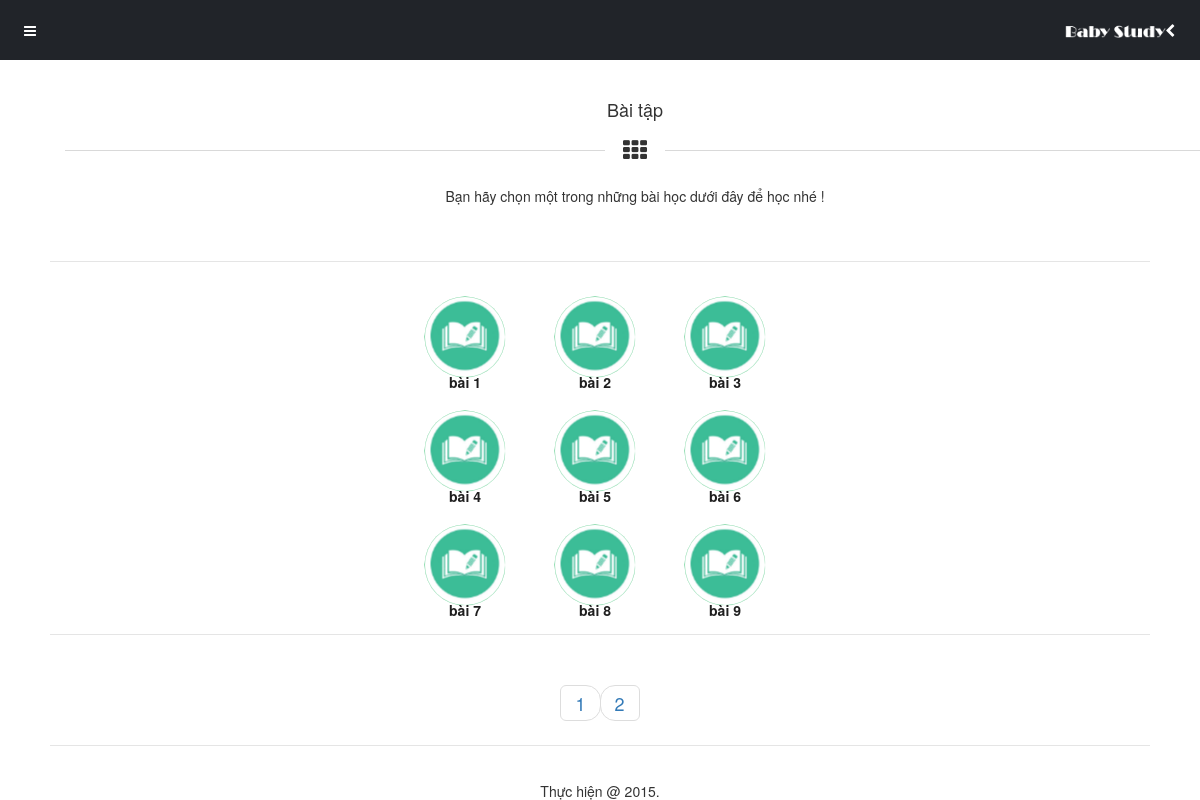
Before: /Source-code/danhsachbaitap.php (signed in) with the older database file.
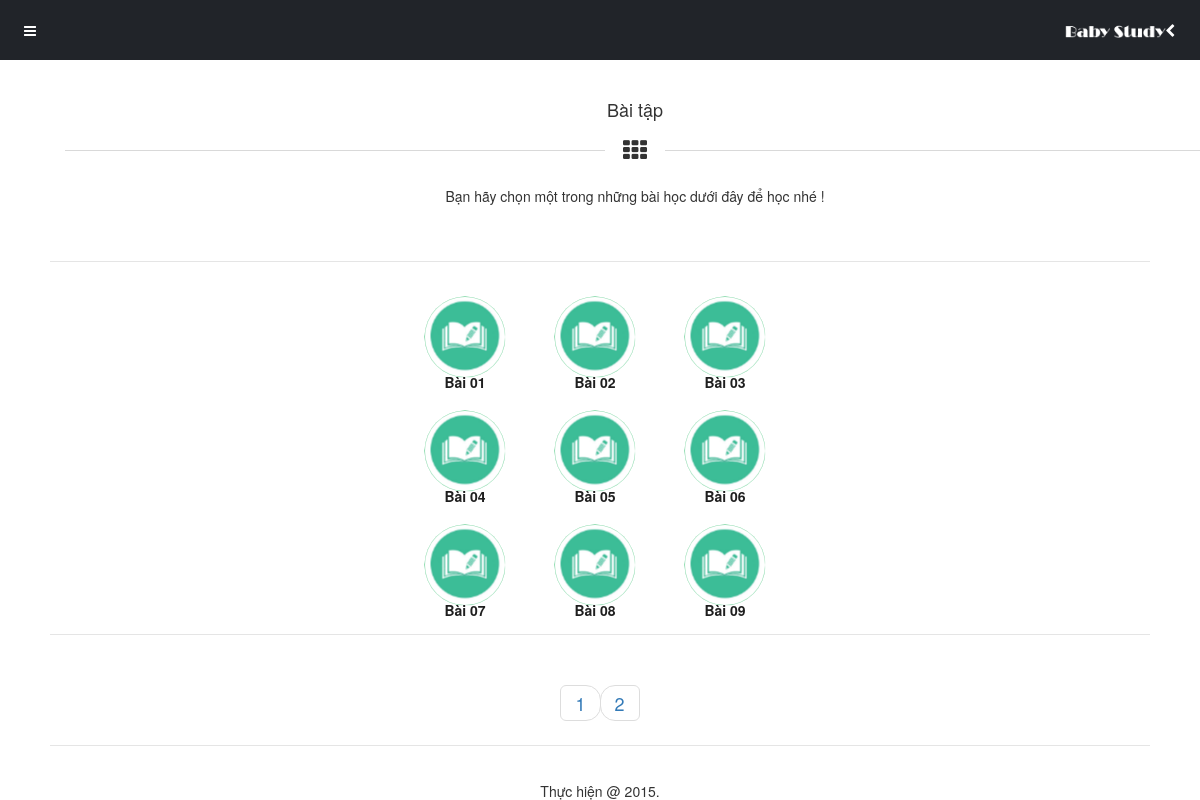
After: the same page with the newer database file.
### tables this page shows
CREATE TABLE IF NOT EXISTS `baitap` (
  `bt_ID` int(11) NOT NULL AUTO_INCREMENT,
  `bt_TieuDe` varchar(150) DEFAULT NULL,
  `bt_NgayTao` datetime DEFAULT NULL,
  PRIMARY KEY (`bt_ID`)
);

### Source-code/dataconfig/dataprovider.php (called while the page is built, shortened)
<?php
class DataProvider
{
  public static function GetRows($sql)
  {
	$connection = mysqli_connect(HOSTNAME,USERNAME,PASSWORD,DATABASE) or
      	die ("couldn't connect to localhost");
    mysqli_query($connection,"set names 'utf8'");
    $returnresult = null;
    $result = mysqli_query($connection,$sql);
	$i = 0;
	while ($row = mysqli_fetch_array($result))
	{
		$returnresult[$i++] = $row;
	}
    return $returnresult;
	}
	public static function NumRows($sql)
	{
		$connection = mysqli_connect(HOSTNAME,USERNAME,PASSWORD,DATABASE) or
      	die ("couldn't connect to localhost");
    mysqli_query($connection,"set names 'utf8'");
    $result = mysqli_query($connection,$sql);
	$row = mysqli_fetch_row($result);
    return $row[0];
	}
}
?>

### Source-code/include/inc-dsbaitap.php (the view, shortened to what this page needs)
            <div class="content">
            <div class="header-clear-large"></div>
                <div class="container heading-style-5">
                    <h4 class="heading-title">Bài tập</h4>
                    <i class="fa fa-th heading-icon"></i>
                    <p class="heading-subtitle">
                        Bạn hãy chọn một trong những bài học dưới đây để học nhé !
                    </p>
                </div>
                <div class="decoration"></div>
                <div class="thumbnail-menu">
					<?php
						include_once("dataconfig/dataprovider.php");
						if(!isset($_GET['page']))
						{
							$page = 1;
						}
						else
						{
							$page = $_GET['page'];
						}
						$max_results = 9;
						$from = (($page * $max_results) - $max_results);
						$sql = "SELECT bt_ID, bt_TieuDe FROM baitap LIMIT $from, $max_results";
						$result = DataProvider::GetRows($sql);
						if($result != null)
						{
							foreach ($result as $value) {
								?>
								<a href="baitap.php?bt=<?php echo $value['bt_ID']; ?>&td=<?php echo $value['bt_TieuDe']; ?>">
									<i class="bg-green-dark bg-hover-green-dark fa border-radius-img">
										<img class="img-responsive img-circle" src="images/pictures/sachbaitap.png">
									</i>
									<em style="position: absolute; top: 85%; left: 0; width: 100%; font-weight: bold;">
										<?php echo $value['bt_TieuDe'];?>
									</em>
								</a>
								<?php
							}
						}
					?>
                </div>
                <div class="decoration">
                </div>
				<div class="col-md-12 text-center">
<ul class="pagination pagination-lg pager" ><?php
$total_results = DataProvider::NumRows("SELECT COUNT(*) as Num FROM baitap");
$total_pages = ceil($total_results / $max_results);
for($i = 1; $i <= $total_pages; $i++){
?>
<?php
if($i == $_GET['page'])
{
	?>
								<li class="active">
								<a href="<?php echo $_SERVER['PHP_SELF']; ?>?page=<?php echo $i; ?>" class="page_link active">
									<?php echo $i; ?>
								</a>
								</li>
								<?php
}
else{
	?>
	<li class="">
	<a href="<?php echo $_SERVER['PHP_SELF']; ?>?page=<?php echo $i; ?>" class="">
									<?php echo $i; ?>
								</a>
								</li>
	<?php
}
?>
<?php
}
?>
</ul>
</div>
                <div class="decoration"></div>
                <?php
				include_once("include/inc-footer.php");
			?>
            </div>

Changed rows visible on the page:
removed baitap: bt_TieuDe "bài 1"
changed baitap: bt_TieuDe "bài 2" → "Bài 01"
changed baitap: bt_TieuDe "bài 3" → "Bài 02"
changed baitap: bt_TieuDe "bài 4" → "Bài 03"
changed baitap: bt_TieuDe "bài 5" → "Bài 04"
changed baitap: bt_TieuDe "bài 6" → "Bài 05"
changed baitap: bt_TieuDe "bài 7" → "Bài 06"
changed baitap: bt_TieuDe "bài 8" → "Bài 07"
changed baitap: bt_TieuDe "bài 9" → "Bài 08"
now on this page (row edited): baitap: bt_TieuDe "Bài 09"
